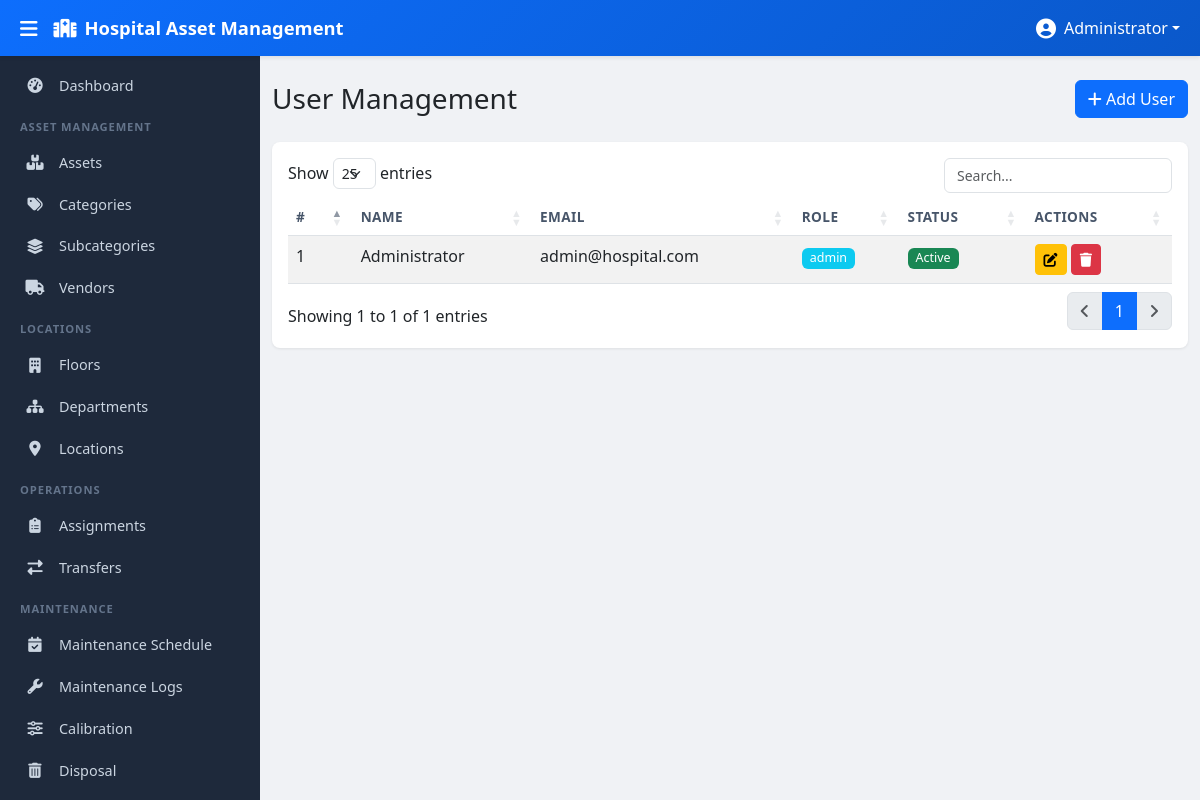
The app's page /modules/users/index.php (signed in) with its own data.
### tables this page shows
CREATE TABLE users (
    id INT AUTO_INCREMENT PRIMARY KEY,
    name VARCHAR(150) NOT NULL,
    email VARCHAR(150) NOT NULL UNIQUE,
    password VARCHAR(255) NOT NULL,
    role ENUM('admin','manager','technician') DEFAULT 'technician',
    status ENUM('active','inactive') DEFAULT 'active',
    is_deleted TINYINT(1) DEFAULT 0,
    created_at TIMESTAMP DEFAULT CURRENT_TIMESTAMP
);

### modules/users/index.php (the view, shortened to what this page needs)
<?php
$pdo = getDBConnection();
$pageTitle = 'User Management';
$stmt = $pdo->query("SELECT id, name, email, role, status, created_at FROM users WHERE is_deleted = 0 ORDER BY created_at DESC");
$users = $stmt->fetchAll(PDO::FETCH_ASSOC);
require_once __DIR__ . '/../../views/header.php';
require_once __DIR__ . '/../../views/sidebar.php';
?>
<div class="main-content" id="mainContent">
    <div class="container-fluid py-4">
        <div class="d-flex justify-content-between align-items-center mb-4">
            <h1 class="h3 mb-0"><?php echo htmlspecialchars($pageTitle, ENT_QUOTES, 'UTF-8'); ?></h1>
            <a href="create.php" class="btn btn-primary"><i class="fas fa-plus"></i> Add User</a>
        </div>
        <div class="card">
            <div class="card-body">
                <table class="table table-striped datatable">
                    <thead>
                        <tr>
                            <th>#</th>
                            <th>Name</th>
                            <th>Email</th>
                            <th>Role</th>
                            <th>Status</th>
                            <th>Actions</th>
                        </tr>
                    </thead>
                    <tbody>
                        <?php foreach ($users as $i => $row): ?>
                            <tr>
                                <td><?php echo $i + 1; ?></td>
                                <td><?php echo htmlspecialchars($row['name'], ENT_QUOTES, 'UTF-8'); ?></td>
                                <td><?php echo htmlspecialchars($row['email'], ENT_QUOTES, 'UTF-8'); ?></td>
                                <td><span class="badge bg-info"><?php echo htmlspecialchars($row['role'], ENT_QUOTES, 'UTF-8'); ?></span></td>
                                <td>
                                    <?php if ($row['status'] === 'active'): ?>
                                        <span class="badge bg-success">Active</span>
                                    <?php else: ?>
                                        <span class="badge bg-secondary">Inactive</span>
                                    <?php endif; ?>
                                </td>
                                <td>
                                    <a href="edit.php?id=<?php echo (int)$row['id']; ?>" class="btn btn-sm btn-warning"><i class="fas fa-edit"></i></a>
                                    <a href="#" class="btn btn-sm btn-danger btn-delete" data-url="delete.php?id=<?php echo (int)$row['id']; ?>" data-name="<?php echo htmlspecialchars($row['name'], ENT_QUOTES, 'UTF-8'); ?>"><i class="fas fa-trash"></i></a>
                                </td>
                            </tr>
                        <?php endforeach; ?>
                    </tbody>
                </table>
            </div>
        </div>
    </div>
</div>
<?php require_once __DIR__ . '/../../views/footer.php'; ?>

### assets/css/style.css (style rules this page uses)
:root { --sidebar-width: 260px; --sidebar-collapsed-width: 0px; --topbar-height: 56px; --primary-color: #0d6efd; --primary-dark: #0a58ca; --secondary-color: #0dcaf0; --sidebar-bg: #1e293b; --sidebar-hover: #334155; --sidebar-active: #0d6efd; --sidebar-text: #cbd5e1; --sidebar-heading: #64748b; --body-bg: #f0f2f5; }
body { font-family: 'Segoe UI', Tahoma, Geneva, Verdana, sans-serif; background-color: var(--body-bg); overflow-x: hidden; }
.main-content { margin-left: var(--sidebar-width); margin-top: var(--topbar-height); min-height: calc(100vh - var(--topbar-height)); transition: margin-left 0.3s ease; }
.card { border: none; border-radius: 0.5rem; box-shadow: 0 1px 3px rgba(0, 0, 0, 0.08); }
.table th { font-weight: 600; font-size: 0.85rem; text-transform: uppercase; letter-spacing: 0.03em; color: #475569; }
.badge { font-weight: 500; font-size: 0.78rem; }

### records on screen
users: name "Administrator", email "admin@hospital.com", role "admin", status "Active"

### other values on screen
$_SESSION['user_name'] "Administrator"
$pageTitle "User Management"
